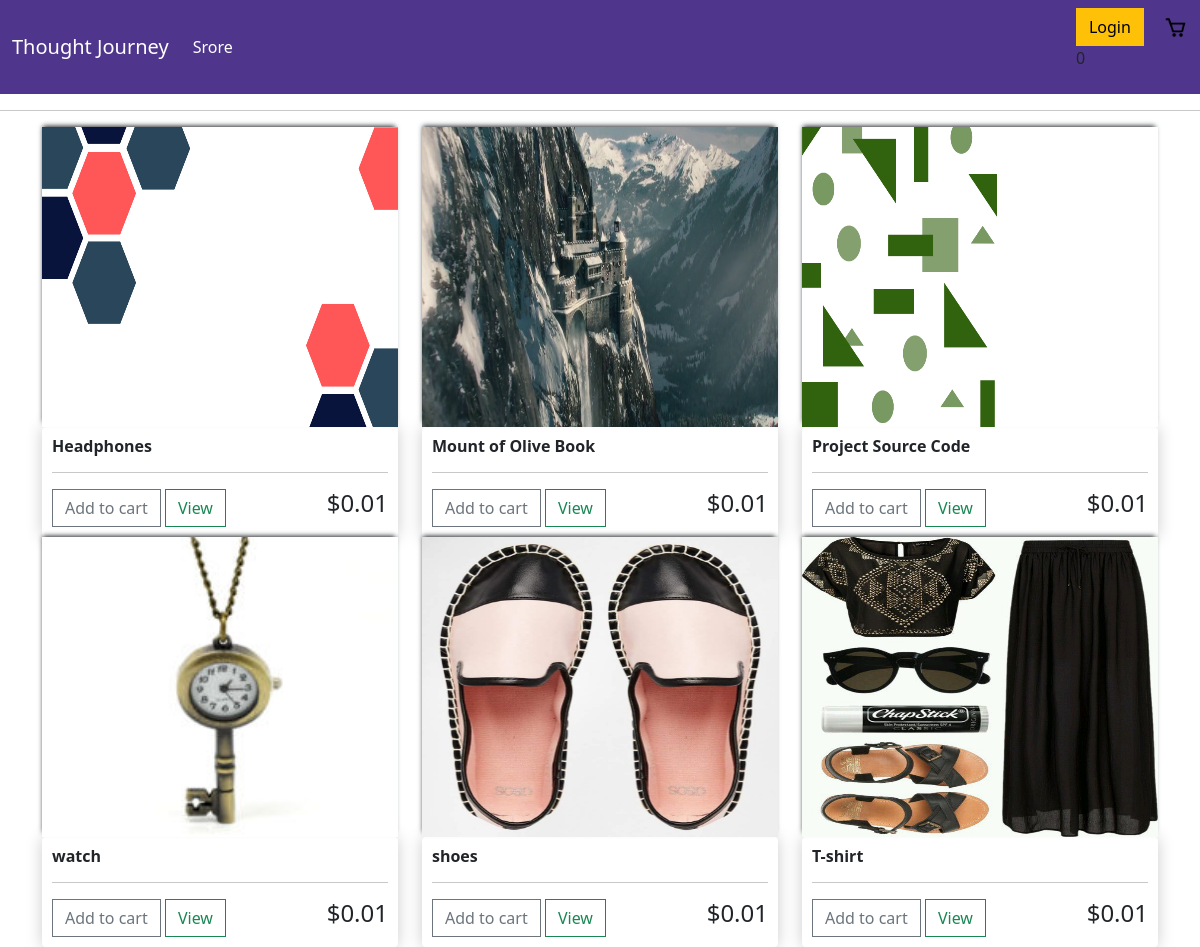
The page / on the database its author committed.
### store/models.py (models this page shows, shortened)
class Product(models.Model):
    name = models.CharField(max_length=200, null=True)
    price = models.DecimalField(max_digits=7, decimal_places=2)
    digital = models.BooleanField(default=False, null=True, blank=False) #checks if item is digital(not shipped) or not
    image = models.ImageField(null=True, blank=True)

### store/views.py (the view)
# urls.py: path('', include('store.urls'))
def store(request):
    data = cartData(request)
    cartItems = data['cartItems']
    products = Product.objects.all()
    context = {'products' : products, 'cartItems': cartItems}
    return render(request, 'store/store.html', context)

### store/utils.py (called while the page is built, shortened)
def cookieCart(request):
    try:
        cart = json.loads(request.COOKIES['cart'])
    except:
        cart = {}
    print('Cart:', cart)
    items = []
    order = {'get_cart_total':0, 'get_cart_items':0, 'shipping': False}
    cartItems = order['get_cart_items']
    return {'cartItems': cartItems, 'order':order, 'items':items}

def cartData(request):
    if request.user.is_authenticated:
        customer = request.user.customer
        order, created = Order.objects.get_or_create(customer=customer, complete=False)
        items = order.orderitem_set.all()
        cartItems = order.get_cart_items
    else:
        cookieData = cookieCart(request)
        cartItems = cookieData['cartItems']
        order = cookieData['order']
        items = cookieData['items']
    return {'cartItems': cartItems, 'order':order, 'items':items}

### store/templates/store/store.html
{% extends 'store/main.html' %}
{% load static %}
{% block content %}
    <div class="row">
        {% for product in products %}
        <div class="col-lg-4">
            <img class="thumbnail" src="{{product.image.url}}" />
            <div class="box-element product">
                <h6><strong>{{product.name}}</strong></h6>
                <hr>
                <button data-product={{product.id}} data-action="add" class="btn btn-outline-secondary add-btn update-cart">
                    Add to cart
                </button>
                <a class="btn btn-outline-success" href="#">View</a>
                <h4 style="display: inline-block;float: right;">${{product.price|floatformat:2}}</h4>
            </div>
        </div>
        {% endfor %}
    </div>
{% endblock content %}

### store/templates/store/main.html (shortened to what this page needs)
<!DOCTYPE html>
{% load static %}
<html>
    <head>
        <link href="https://cdn.jsdelivr.net/npm/bootstrap@5.1.2/dist/css/bootstrap.min.css" rel="stylesheet">
        <link rel="stylesheet" type="text/css" href="{% static 'css/main.css' %}" />
    </head>
    <body>
        <nav class="navbar navbar-expand-lg navbar-dark bg-dark">
            <div class="container-fluid">
              <a class="navbar-brand" href="{% url 'store' %}">Thought Journey</a>
              <div class="collapse navbar-collapse" id="navbarSupportedContent">
                <ul class="navbar-nav me-auto mb-2 mb-lg-0">
                  <li class="nav-item">
                    <a class="nav-link active" aria-current="page" href="{% url 'store' %}">Srore</a>
                  </li>
                </ul>
                <div class="form-inline my-2 my-lg-0">
                    <a href="#" class="btn btn-warning">Login</a>
                    <a href="{% url 'cart' %}">
                        <img id="cart-icon" src="{% static 'images/ecart.png' %}" />
                    </a>
                    <p id="cart-tottal">{{cartItems}}</p>
                </div>
              </div>
            </div>
        </nav>
        <hr>
        <div class="container">
            {% block content %}
            {% endblock content %}
        </div>
  </body>
</html>

### static/css/main.css (style rules this page uses)
.btn { border-radius: 0; }
.thumbnail { width: 100%; height: 300px; -webkit-box-shadow: -1px -3px 5px -2px; -moz-box-shadow: -1px -3px 5px -2px; box-shadow: -1px -3px 5px -2px; }
.product { border-radius: 0 0 4px 4px; }
.bg-dark { background-color: #4f368c !important; }
#cart-icon { width: 25px; display: inline-block; margin-left: 15px; }
.box-element { box-shadow: hsl(0, 0%, 80%) 0 0 16px; background-color: #ffffff; border-radius: 4px; padding: 10px; }

### rows shown on the page
Product: image (picture), name "Headphones", price "0.01"
Product: image (picture), name "Mount of Olive Book", price "0.01"
Product: image (picture), name "Project Source Code", price "0.01"
Product: image (picture), name "watch", price "0.01"
Product: image (picture), name "shoes", price "0.01"
Product: image (picture), name "T-shirt", price "0.01"

### other values the page prints
{{ cartItems }} "0"
